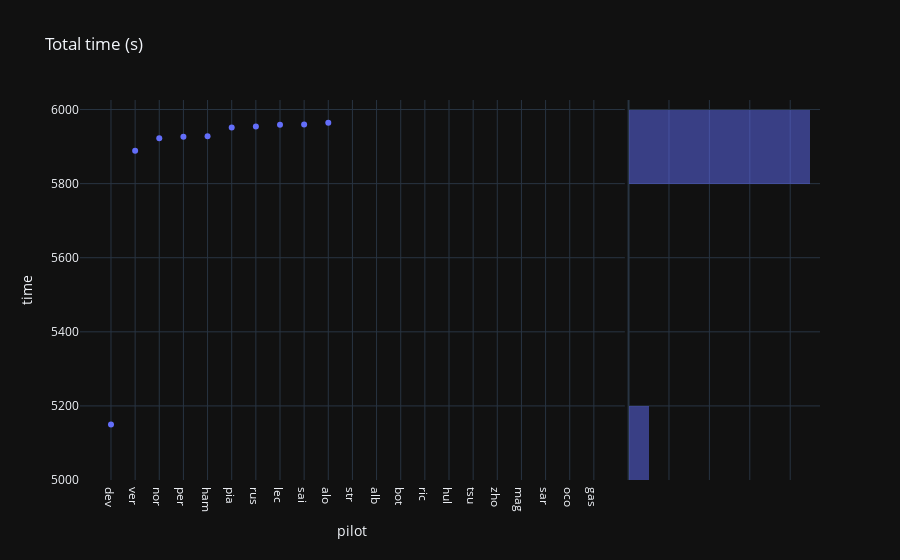

Write notebook code for a chart like this one.
### Code cell
px.scatter(last_gp, x="pilot", y="time", title="Total time (s)", marginal_y="histogram", template="plotly_dark")
# no data displayed if the pilot didn't finish or had one lap of delay

### Figure 1 — Plotly figure (JSON) as saved in the notebook; plotly's stock layout.template omitted (floating-point values rounded to 4 significant figures)
{"data": [{"hovertemplate": "pilot=%{x}<br>time=%{y}<extra></extra>", "legendgroup": "", "marker": {"color": "#636efa", "symbol": "circle"}, "mode": "markers", "name": "", "orientation": "v", "showlegend": false, "type": "scatter", "x": ["dev", "ver", "nor", "per", "ham", "pia", "rus", "lec", "sai", "alo", "str", "alb", "bot", "ric", "hul", "tsu", "zho", "mag", "sar", "oco", "gas"], "xaxis": "x", "y": [5150.0, 5889.0, 5922.0, 5926.0, 5928.0, 5951.0, 5954.0, 5959.0, 5960.0, 5964.0, null, null, null, null, null, null, null, null, null, null, null], "yaxis": "y"}, {"alignmentgroup": "True", "bingroup": "y", "hovertemplate": "time=%{y}<br>count=%{x}<extra></extra>", "legendgroup": "", "marker": {"color": "#636efa"}, "name": "", "offsetgroup": "", "opacity": 0.5, "showlegend": false, "type": "histogram", "xaxis": "x2", "y": [5150.0, 5889.0, 5922.0, 5926.0, 5928.0, 5951.0, 5954.0, 5959.0, 5960.0, 5964.0, null, null, null, null, null, null, null, null, null, null, null], "yaxis": "y2"}], "layout": {"barmode": "overlay", "legend": {"tracegroupgap": 0}, "title": {"text": "Total time (s)"}, "xaxis": {"anchor": "y", "domain": [0, 0.7363], "title": {"text": "pilot"}}, "xaxis2": {"anchor": "y2", "domain": [0.7413, 1], "matches": "x2", "showgrid": true, "showline": false, "showticklabels": false, "ticks": ""}, "yaxis": {"anchor": "x", "domain": [0, 1], "title": {"text": "time"}}, "yaxis2": {"anchor": "x2", "domain": [0, 1], "matches": "y", "showgrid": true, "showticklabels": false}}}
